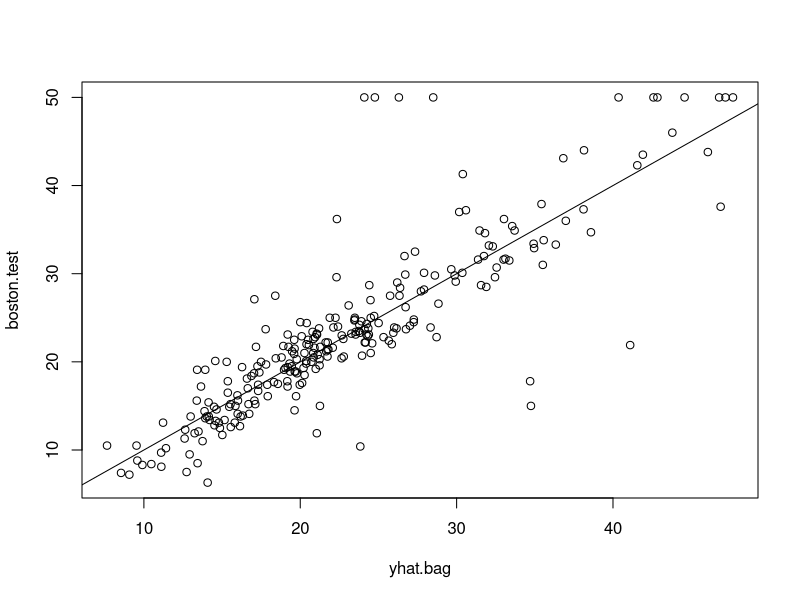
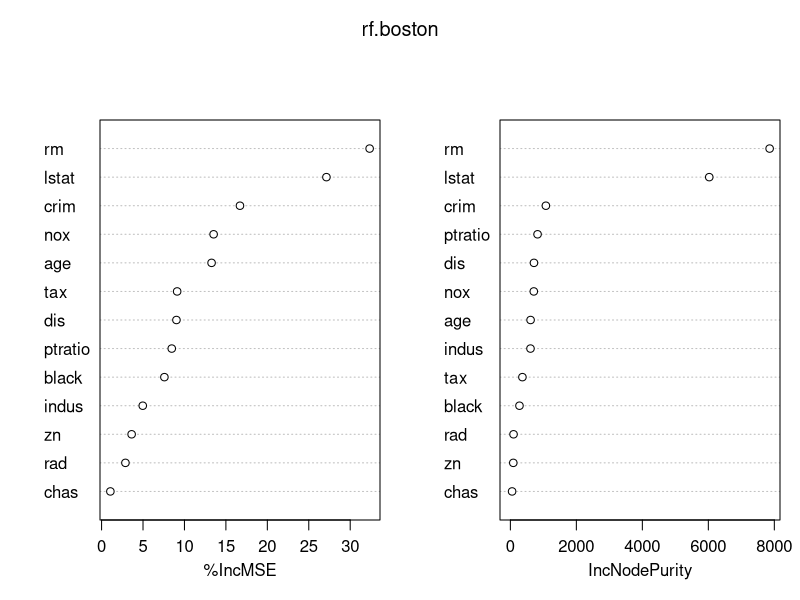
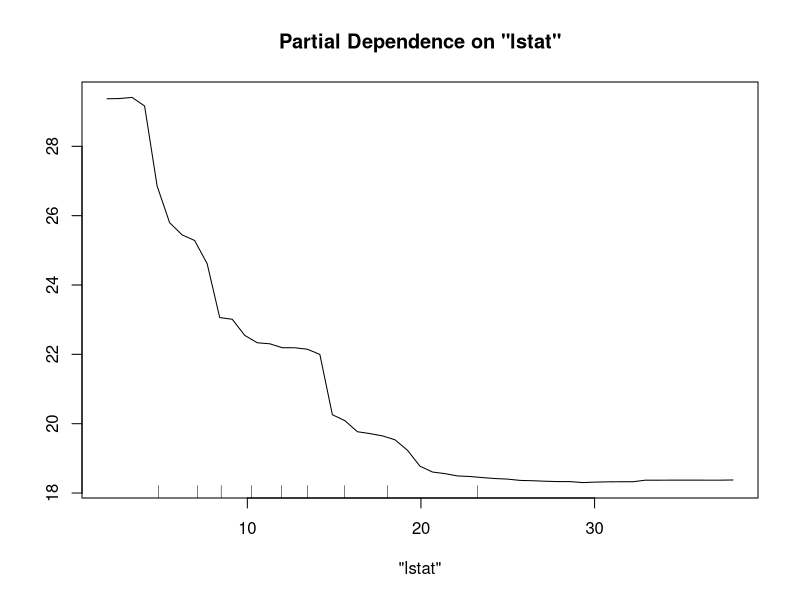
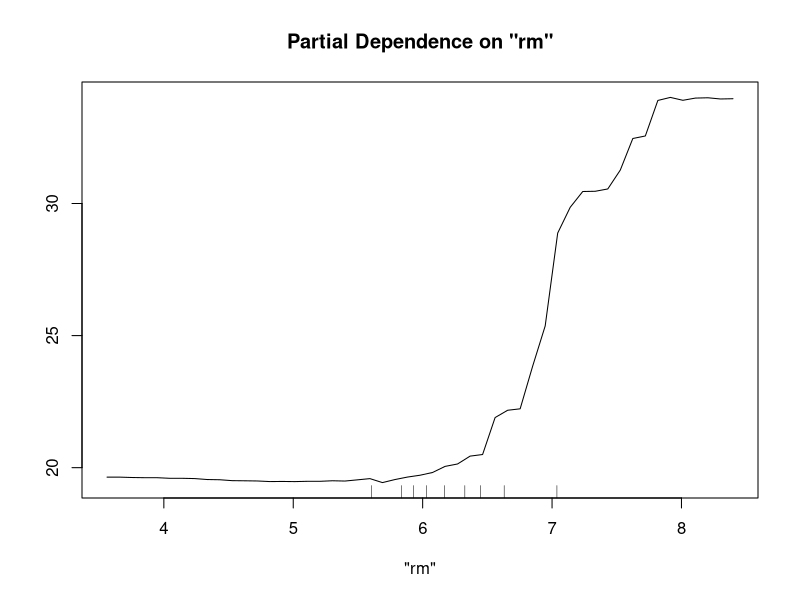

Write R code to recreate these figures, in order.
################################################################################
# Lesson 16b:  Bagging and Random Forest
#
#
# Econ 258 Data Analytics with R
#
# Based on code provided by James et. al Intro to Statistical Learning (2013)
################################################################################


####################################
#
# Bagging and Random Forest ########
# 
####################################

# Back to understanding housing prices in suburban boston

library(randomForest)
library(MASS)
set.seed(1)

# You can do both bagging and random forest using the same command. 
# For bagging, you just need to specify that you will use all the variables. Thus mtry = 13.

train <- sample(1:nrow(Boston), nrow(Boston)/2)
bag.boston=randomForest(medv~.,data=Boston,subset=train,mtry=13,importance=TRUE)
bag.boston

# Use your model to predict the test data 
yhat.bag = predict(bag.boston,newdata=Boston[-train,])

# Actual test data prices
boston.test=Boston[-train,"medv"]

# Compare them side by side
plot(yhat.bag, boston.test)
abline(0,1)
mean((yhat.bag-boston.test)^2)
# You can compare this with what we got last class using a regular tree and pruning. 

# You can also decide how many number of trees you want to build. 
bag.boston=randomForest(medv~.,data=Boston,subset=train,mtry=13,ntree=25)
yhat.bag = predict(bag.boston,newdata=Boston[-train,])
mean((yhat.bag-boston.test)^2) 

# To do random forest, choose a smaller mtry. 
set.seed(1)
rf.boston=randomForest(medv~.,data=Boston,subset=train,mtry=6,importance=TRUE)  
yhat.rf = predict(rf.boston,newdata=Boston[-train,])
mean((yhat.rf-boston.test)^2) 
# turns out mtry=3 (3 variables) is the best

# Check variable importance and graph it.
importance(rf.boston) # if i take out this variable, how much would my mean square error increase?
varImpPlot(rf.boston) # Number of rooms and lower status of the population matters a lot. 

# Look at partial dependence plots.
Boston_train <- Boston[train,]
partialPlot(rf.boston, pred.data = Boston_train, x.var = "lstat") 
partialPlot(rf.boston, pred.data = Boston_train, x.var = "rm") 

